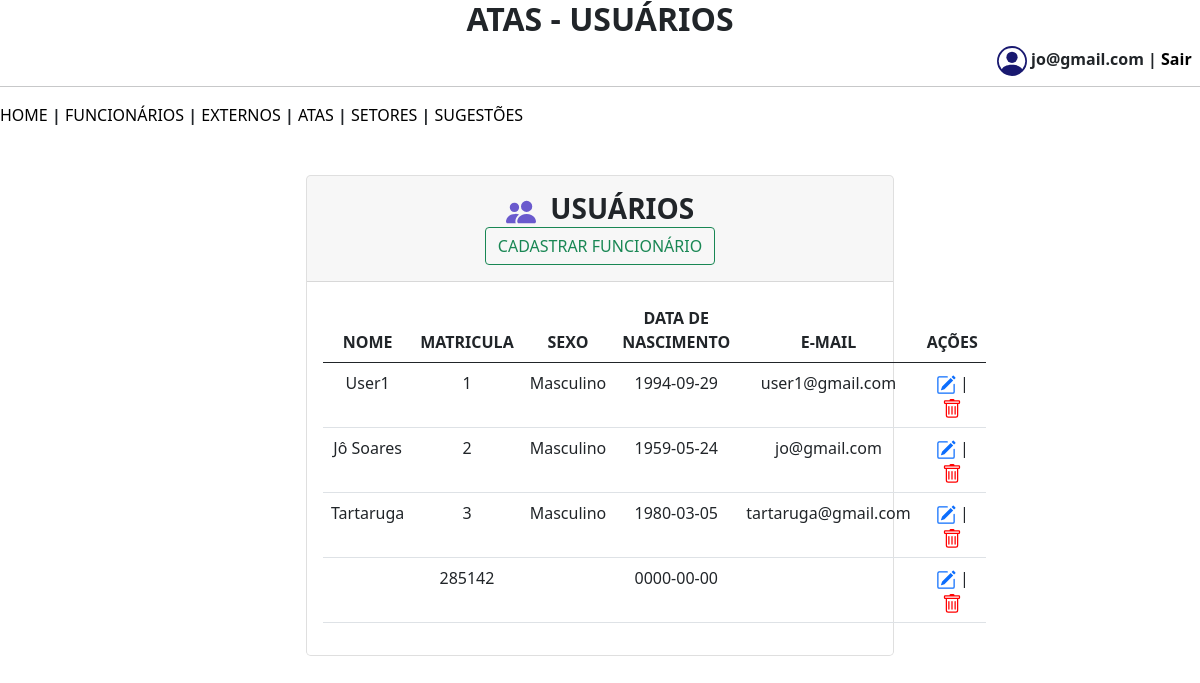
Screenshot of /implantacao/cadexternos.php (signed in) with the database file from the repository.
### tables this page shows
CREATE TABLE `funcionarios` (
  `nome` varchar(150) NOT NULL,
  `sexo` varchar(80) NOT NULL,
  `matricula` int(11) NOT NULL,
  `data_nascimento` date NOT NULL,
  `email` varchar(200) NOT NULL,
  `senha` varchar(200) NOT NULL
);

### implantacao/cadexternos.php (the view, shortened to what this page needs)
<!DOCTYPE html>
<html lang="pt-br">
<head>
    <link href="https://cdn.jsdelivr.net/npm/bootstrap@5.0.2/dist/css/bootstrap.min.css" rel="stylesheet">
</head>
<body>
    <h2 class="text-center"><b>ATAS - USUÁRIOS</b></h2>
    <?php
    echo "<div class='header'>";
    $usuario = $_SESSION["user"];
    echo "<svg xmlns='http://www.w3.org/2000/svg' width='30' height='30' fill='#191970' class='bi bi-person-circle' viewBox='0 0 16 16'>
        <path d='M11 6a3 3 0 1 1-6 0 3 3 0 0 1 6 0'/>
        <path fill-rule='evenodd' d='M0 8a8 8 0 1 1 16 0A8 8 0 0 1 0 8m8-7a7 7 0 0 0-5.468 11.37C3.242 11.226 4.805 10 8 10s4.757 1.225 5.468 2.37A7 7 0 0 0 8 1'/>
        </svg>&nbsp;<b>$usuario | <a href='sair.php' style='color: black; text-decoration: none;'>Sair</a></b>&nbsp;&nbsp;";
    echo "</div>";
    ?>
    <br />
    <hr />
    <nav>
        <?php
        include 'menu.php';
        ?>
    </nav>
    <br />
    <br />
    <div class="row justify-content-center row-cols-1 row-cols-md-2 mb-2 text-center">
        <div class="col">
            <div class="card mb-2 rounded-3 shadow-sw">
                <div class="card-header py-3">
                    <h3 class="my-0 fw-normal">&nbsp;&nbsp;<b>USUÁRIOS</b></h3>
                    <button type="button" class="btn btn-outline-success" data-bs-toggle="modal" data-bs-target="#exampleModal">CADASTRAR FUNCIONÁRIO</button>
                </div>
                <div class="card-body">
                    <table class="table table-hover">
                        <thead>
                            <tr>
                                <th scope="col">NOME</th>
                                <th scope="col">MATRICULA</th>
                                <th scope="col">SEXO</th>
                                <th scope="col">DATA DE NASCIMENTO</th>
                                <th scope="col">E-MAIL</th>
                                <th scope="col">AÇÕES</th>
                            </tr>
                        </thead>
                        <tbody>
                            <?php
                            include 'conecta.php';
                            $pesquisa = mysqli_query($mysqli, "SELECT * FROM funcionarios");
                            $row = mysqli_num_rows($pesquisa);
                            if ($row > 0) {
                                while ($registro = $pesquisa->fetch_array()) {
                                    echo "<tr>";
                                    echo "<td>" . $registro['nome'] . "</td>";
                                    echo "<td>" . $registro['matricula'] . "</td>";
                                    echo "<td>" . $registro['sexo'] . "</td>";
                                    echo "<td>" . $registro['data_nascimento'] . "</td>";
                                    echo "<td>" . $registro['email'] . "</td>";
                                    echo "<td><a href='ediusuarios.php?id=$id' data-bs-toggle='modal' data-bs-target='#exampleModal1$id' data-id='$id'><svg xmlns='http://www.w3.org/2000/svg' width='20' height='20' fill='currentColor' class='bi bi-pencil-square' viewBox='0 0 16 16'>
                                    <path d='M15.502 1.94a.5.5 0 0 1 0 .706L14.459 3.69l-2-2L13.502.646a.5.5 0 0 1 .707 0l1.293 1.293zm-1.75 2.456-2-2L4.939 9.21a.5.5 0 0 0-.121.196l-.805 2.414a.25.25 0 0 0 .316.316l2.414-.805a.5.5 0 0 0 .196-.12l6.813-6.814z'/>
                                    <path fill-rule='evenodd' d='M1 13.5A1.5 1.5 0 0 0 2.5 15h11a1.5 1.5 0 0 0 1.5-1.5v-6a.5.5 0 0 0-1 0v6a.5.5 0 0 1-.5.5h-11a.5.5 0 0 1-.5-.5v-11a.5.5 0 0 1 .5-.5H9a.5.5 0 0 0 0-1H2.5A1.5 1.5 0 0 0 1 2.5z'/>
                                    </svg></a> | <a href='excusuarios.php?id=$id'><svg xmlns='http://www.w3.org/2000/svg' width='20' height='20' fill='red' class='bi bi-trash' viewBox='0 0 16 16'>
                                    <path d='M5.5 5.5A.5.5 0 0 1 6 6v6a.5.5 0 0 1-1 0V6a.5.5 0 0 1 .5-.5m2.5 0a.5.5 0 0 1 .5.5v6a.5.5 0 0 1-1 0V6a.5.5 0 0 1 .5-.5m3 .5a.5.5 0 0 0-1 0v6a.5.5 0 0 0 1 0z'/>
                                    <path d='M14.5 3a1 1 0 0 1-1 1H13v9a2 2 0 0 1-2 2H5a2 2 0 0 1-2-2V4h-.5a1 1 0 0 1-1-1V2a1 1 0 0 1 1-1H6a1 1 0 0 1 1-1h2a1 1 0 0 1 1 1h3.5a1 1 0 0 1 1 1zM4.118 4 4 4.059V13a1 1 0 0 0 1 1h6a1 1 0 0 0 1-1V4.059L11.882 4zM2.5 3h11V2h-11z'/>
                                    </svg></a></td>";
                                    echo "</tr>";
                                }
                            } else {
                                echo "Não existem usuários cadastrados!";
                            }
                            ?>
                        </tbody>
                    </table>
                </div>
            </div>
        </div>
    </div>
</body>
</html>

### implantacao/cadexternos.php (style rules this page uses)
.header { float: right; }

### rows the page displays
funcionarios: nome "User1", matricula "1", sexo "Masculino", data_nascimento "1994-09-29", email "user1@gmail.com"
funcionarios: nome "Jô Soares", matricula "2", sexo "Masculino", data_nascimento "1959-05-24", email "jo@gmail.com"
funcionarios: nome "Tartaruga", matricula "3", sexo "Masculino", data_nascimento "1980-03-05", email "tartaruga@gmail.com"
funcionarios: matricula "285142", data_nascimento "0000-00-00"

### other values shown
$usuario "jo@gmail.com"
